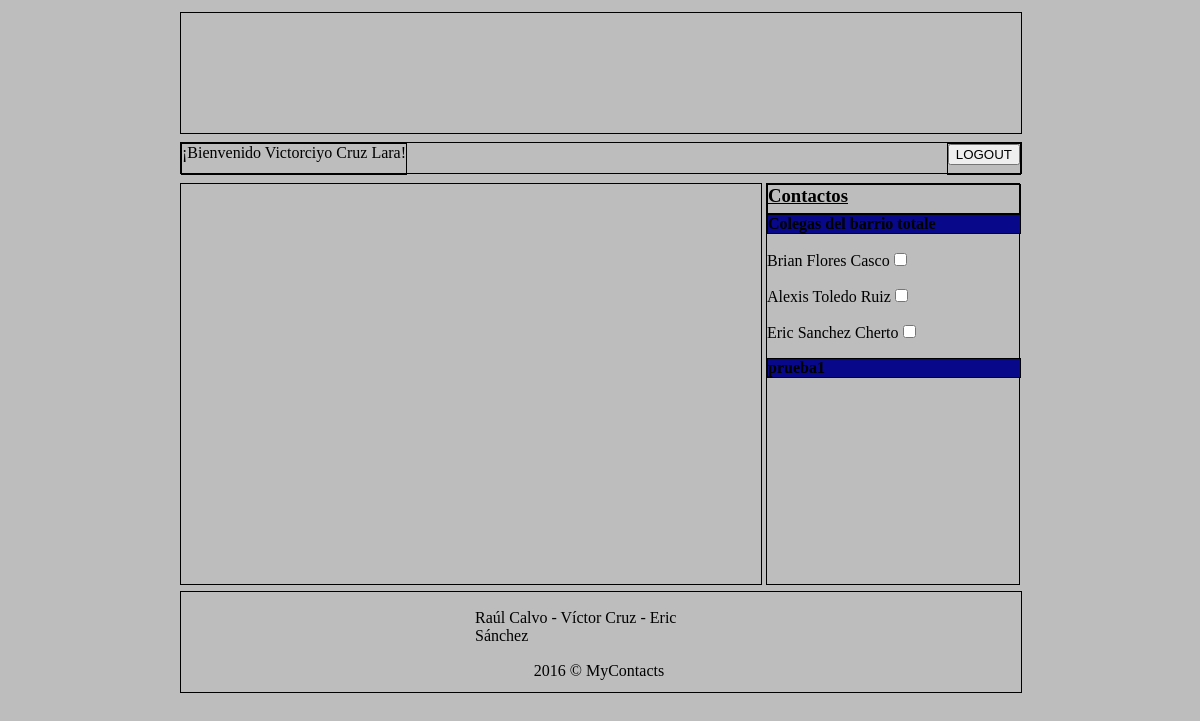
The app's page /mapa/principal.php (signed in), older data.
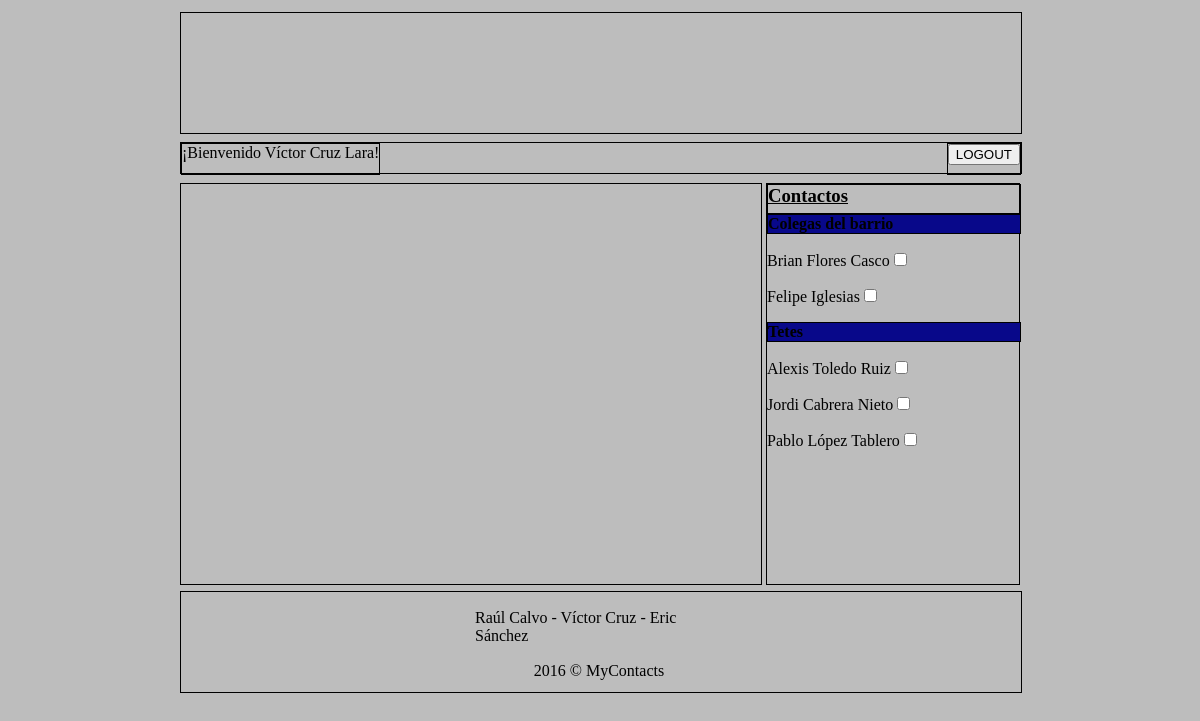
The same page, newer data.
### tables this page shows
CREATE TABLE IF NOT EXISTS `lista` (
`id_lista` int(11) NOT NULL,
  `id_usuario` int(11) DEFAULT NULL,
  `nombre_lista` varchar(30) DEFAULT NULL,
  `descripcion_lista` text
);

CREATE TABLE IF NOT EXISTS `contacto` (
`id_contacto` int(11) NOT NULL,
  `nombre_contacto` varchar(20) DEFAULT NULL,
  `apellidos_contacto` varchar(40) DEFAULT NULL,
  `id_ubicacion` int(11) DEFAULT NULL,
  `id_lista` int(11) DEFAULT NULL
);

### mapa/principal.php (the view, shortened to what this page needs)
<?php
  include("conexion.php");
?>
<!DOCTYPE html>
<html>
	<head>
		<link rel="stylesheet" type="text/css" href="style.css">
	</head>
	<body>
		<header>
		</header>
    <section id="menu">
      <article id="bienvenida">
        <span>¡Bienvenido <?php echo utf8_encode($_SESSION['nombre'])." ".utf8_encode($_SESSION['apellidos']) ?>!</span>
      </article>
      <article id="btnlogout">
        <button><a href="logout.php">LOGOUT</a></button>
      </article>
    </section>
    <section id="contenido">
      <div id="mapa"></div>
      <article id="contactos">
        <h3><u>Contactos</u></h3>
        <?php
          $sql="SELECT *
                FROM usuario
                  INNER JOIN lista ON lista.id_usuario=usuario.id_usuario
                WHERE usuario.id_usuario=$_SESSION[id]";
          $datos=mysqli_query($con,$sql);
          echo "<form name='formulario'>";
          if(mysqli_num_rows($datos)){
            while($lista=mysqli_fetch_array($datos)){
              echo "<h4>".$lista['nombre_lista']."</h4>";
              $sql2="SELECT *
                FROM contacto
                  INNER JOIN lista ON lista.id_lista=contacto.id_lista
                  INNER JOIN ubicacion ON ubicacion.id_ubicacion=contacto.id_ubicacion
                WHERE lista.id_usuario=$_SESSION[id] AND lista.id_lista=$lista[id_lista]";
              $datos2=mysqli_query($con,$sql2);
              if(mysqli_num_rows($datos2)){
                while($contacto=mysqli_fetch_array($datos2)){
                  echo "<p>".utf8_encode($contacto['nombre_contacto'])." ".utf8_encode($contacto['apellidos_contacto'])."<input name='contactoUbic' type='checkbox' onclick='cargaContenido();'></p>";
                }
              }
            }
          }
          echo "</form>";
        ?>
      </article>
    </section>
    <footer id="piepagina">
      <p id="componentes">Raúl Calvo - Víctor Cruz - Eric Sánchez</p>
      <p id="copyright">2016 &copy; MyContacts</p>
    </footer>
	</body>
</html>

### style.css (style rules this page uses)
body { margin: 1% 15% 0 15%; background-color: #BDBDBD; }
header { border: 1px black solid; background-image: url("imagenes/header.png"); width: 100%; height: 120px; }
#menu { border: 1px black solid; width: 100%; height: 30px; margin: 1% 0 0 0; }
#bienvenida { float: left; border: 1px black solid; height: 100%; }
#btnlogout { height: 100%; float: right; border: 1px black solid; }
#btnlogout a { text-decoration: none; color: black; }
#contenido { width: 100%; height: 400px; margin: 1% 0 0 0; }
#mapa { border: 1px black solid; width: 69%; height: 400px; float: left; display: block; }
#contactos { border: 1px black solid; width: 30%; height: 400px; float: right; display: block; }
#contactos button, #contactos h3, #contactos h4 { width: 100%; height: 7%; border: 1px black solid; margin: 0 0 0 0; }
#contactos h4 { background-color: #08088A; }
#piepagina { border: 1px black solid; width: 100%; height: 100px; margin: 1% 0 1% 0; }
#componentes { margin: 2% 35% 0 35%; }
#copyright { margin: 2% 42% 0 42%; }

Row changes from the older to the newer data that the page shows:
removed contacto: nombre_contacto "Eric", apellidos_contacto "Sanchez Cherto", shown under lista "Colegas del barrio totale"
removed lista: nombre_lista "prueba1"
changed lista: gains contacto (nombre_contacto "Felipe", apellidos_contacto "Iglesias"); nombre_lista "Colegas del barrio totale" → "Colegas del barrio"; loses contacto (nombre_contacto "Alexis", apellidos_contacto "Toledo Ruiz")
added lista: nombre_lista "Tetes", contacto (nombre_contacto "Alexis", apellidos_contacto "Toledo Ruiz")
now on this page (row edited): contacto: nombre_contacto "Jordi", apellidos_contacto "Cabrera Nieto", shown under "Tetes"
added contacto: nombre_contacto "Pablo", apellidos_contacto "López Tablero", shown under "Tetes"
Text that changed along with them:
utf8_encode($_SESSION['nombre']): "Victorciyo" → "Víctor"
